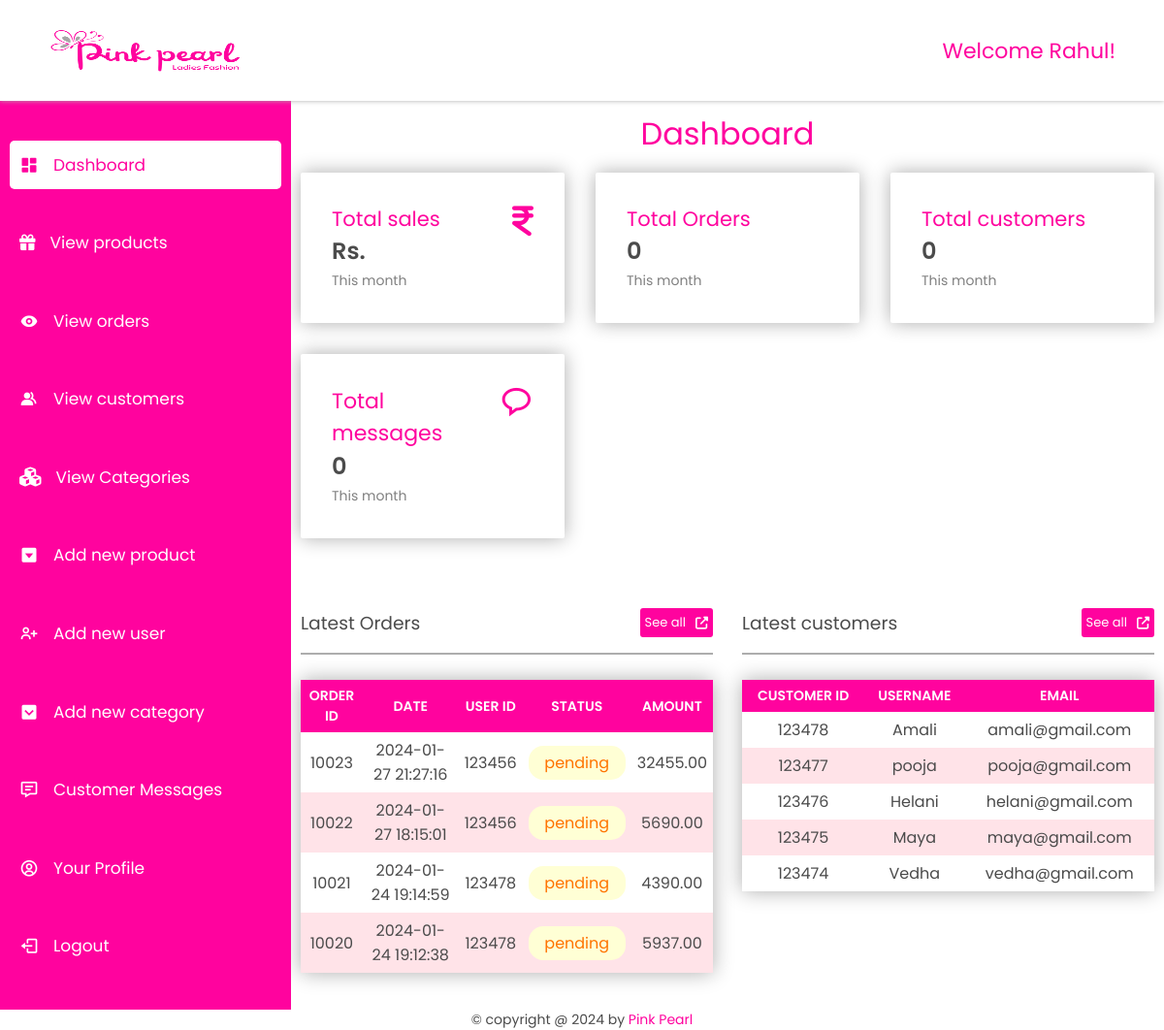
The app's page /admin/dashboard.php (signed in) with its own data.
### tables this page shows
CREATE TABLE `placed_order` (
  `order_id` int(11) NOT NULL,
  `user_id` int(11) NOT NULL,
  `date` datetime NOT NULL DEFAULT current_timestamp(),
  `total_amount` float(10,2) NOT NULL,
  `payment_method` varchar(150) NOT NULL,
  `points_earned` int(11) NOT NULL,
  `points_redeemed` int(11) NOT NULL,
  `status` varchar(50) NOT NULL DEFAULT 'pending'
);

CREATE TABLE `users` (
  `user_id` int(11) NOT NULL,
  `username` varchar(50) NOT NULL,
  `first_name` varchar(100) NOT NULL,
  `last_name` varchar(100) NOT NULL,
  `phone` varchar(15) NOT NULL,
  `address_line1` text NOT NULL,
  `address_line2` text NOT NULL,
  `email` varchar(100) NOT NULL,
  `password` char(255) NOT NULL,
  `reg_date` date NOT NULL DEFAULT current_timestamp(),
  `user_type` varchar(50) NOT NULL,
  `current_point_balance` int(11) NOT NULL
);

### admin/dashboard.php (the view, shortened to what this page needs)
<?php
    include('../database/dbconnection.php');
?>
<!DOCTYPE html>
<html lang="en">
<head>
    <title>Dashboard - pink pearl</title><link rel="stylesheet" href="../index.css">
    <link rel="stylesheet" href="style.css">
    <link rel="stylesheet" href="https://maxst.icons8.com/vue-static/landings/line-awesome/line-awesome/1.3.0/css/line-awesome.min.css">
    <link  rel="stylesheet"href="https://unpkg.com/boxicons@2.1.4/css/boxicons.min.css">
</head>
<body>
    <header>
        <div style="display: flex;align-items: center;gap: 10px;"><i class="fa fa-bars toggle-menu" aria-hidden="true" onclick="handleNav()" style="font-size: 20px;"></i><img src="../uploadedImages/logo.png" alt=""></div>
        <h1>Welcome <?php echo $_SESSION['admin_name'] ?>!</h1>
    </header>
    <main>
        <div class="side-bar">
            <ul>
                <li class="active">
                    <a href="dashboard.php" class="active"><i class='bx bxs-dashboard'></i>
                    <span>Dashboard</span></a>
                </li>
                <li>
                    <a href="products.php"><i class="fa fa-gift" aria-hidden="true" style="font-size: 16.5px;"></i>
                    <span>View products</span></a>
                </li>
                <li>
                    <a href="orders.php"><i class='bx bxs-show'></i>
                    <span>View orders</span></a>
                </li>
                <li>
                    <a href="customers.php"><i class='bx bxs-group'></i>
                    <span>View customers</span></a>
                </li>
                <li>
                    <a href="categories.php"><i class="fa fa-cubes" aria-hidden="true"></i>
                    <span>View Categories</span></a>
                </li>
                <li>
                    <a href="addnewproduct.php"><i class='bx bxs-caret-down-square' ></i>
                    <span>Add new product</span></a>
                </li>
                <li>
                    <a href="addnewuser.php"><i class='bx bx-user-plus'></i>
                    <span>Add new user</span></a>
                </li>
                <li>
                    <a href="addNewCategory.php"><i class='bx bxs-chevron-down-square'></i>
                    <span>Add new category</span></a>
                </li>
                <li>
                    <a href="messages.php"><i class='bx bx-message-detail'></i>
                    <span>Customer Messages</span></a>
                </li>
                <li>
                    <a href="profile.php"><i class='bx bx-user-circle'></i>
                    <span>Your Profile</span></a>
                </li>
                <li>
                    <a href="../account/logout.php"><i class='bx bx-log-out'></i>
                    <span>Logout</span></a>
                </li>
            </ul>
        </div>
        <div class="container dashboard">
            <h1>Dashboard</h1>
            <div class="cards">
                <div class="card-single">
                    <div>
                        <span style="color: #FF039E; font-size:21px">Total sales</span><br>
                        <?php
                        $query = "select sum(total_amount) from placed_order where MONTH(date) = " . date('n');
                        $result = mysqli_query($connection, $query);
                        $sum = mysqli_fetch_assoc($result)['sum(total_amount)'];
                        echo "<h2 style='font-weight:600;'>Rs. " . $sum . '</h2>'
                        ?>
                        <span style="color: grey; font-size:14px">This month</span>
                    </div>
                    <div>
                        <i class="fa fa-inr" aria-hidden="true"></i>
                    </div>
                </div>
                <div class="card-single">
                    <div>
                        <span style="color: #FF039E;font-size:21px">Total Orders</span><br>
                        <?php
                        $query = "select * from placed_order where MONTH(date) = " . date('n');
                        $result = mysqli_query($connection, $query);
                        $row = mysqli_num_rows($result);
                        echo "<h2 style='font-weight:600;'>" . $row . '</h2>'
                        ?>
                        <span style="color: grey; font-size:14px">This month</span>
                    </div>
                </div>
                <div class="card-single">
                    <div>
                        <span style="color: #FF039E;font-size:21px">Total customers</span><br>
                        <?php
                        $query = "select * from users where user_type='customer' and MONTH(reg_date) = " . date('n');
                        $result = mysqli_query($connection, $query);
                        $row = mysqli_num_rows($result);
                        echo "<h2 style='font-weight:600;'>" . $row . '</h2>';
                        ?>
                        <span style="color: grey; font-size:14px">This month</span>
                    </div>
                </div>
                <div class="card-single">
                    <div>
                        <span style="color: #FF039E; font-size:22px">Total messages</span>
                        <?php
                            $query = "select * from messages where MONTH(date) = " . date('n');
                            $result = mysqli_query($connection, $query);
                            $row = mysqli_num_rows($result);
                            echo "<h2 style='font-weight:600;'>" . $row . '</h2>';
                        ?>
                      <span style="color: grey; font-size:14px">This month</span>
                    </div>
                    <div>
                        <i class='bx bx-message-rounded'></i>
                    </div>
                </div>
            </div>
            <div class="recent-grid">
                <div class="recent orders">
                    <div class="card">
                        <div class="card-header">
                            <h3>Latest Orders</h3>
                            <a href='orders.php'><button>See all<i class='fa fa-external-link' aria-hidden='true'></i></button></a>
                        </div>
                        <div class="card-body">
                            <div class="order-list">
                                <table>
                                    <thead><th>Order ID</th><th>Date</th><th>User ID</th><th>Status</th><th>Amount</th></thead>
                                    <?php
                                        $ordersSelectQuery = "select * from placed_order order by date desc limit 4";
                                        $ordersResult = mysqli_query($connection, $ordersSelectQuery);
                                        while ($order = mysqli_fetch_assoc($ordersResult)) {
                                            echo "<tr>";
                                            echo "<td>" . $order['order_id'] . "</td>";
                                            echo "<td>" . $order['date']  . "</td>";
                                            echo "<td>" . $order['user_id']  . "</td>";
                                            if ($order['status'] == 'pending')
                                                echo "<td><span class='pending'>pending</span></td>";
                                            echo "<td>" . $order['total_amount']  . "</td>";
                                            echo "</tr>";
                                        }
                                    ?>
                                </table>
                            </div>
                        </div>
                    </div>
                </div>
                <div class="recent customers">
                    <div class="card">
                        <div class="card-header">
                            <h3>Latest customers</h3>
                            <a href='customers.php'><button>See all<i class='fa fa-external-link' aria-hidden='true'></i></button></a>
                        </div>
                        <div class="card-body">
                                    <div class="order-list">
                                        <table>
                                            <thead><th>Customer ID</th><th>Username</th><th>Email</th></thead>
                                            <?php
                                                $customerSelectQuery = "select * from users order by reg_date desc, user_id desc limit 5";
                                                $customersResult = mysqli_query($connection, $customerSelectQuery);
                                                while ($customer = mysqli_fetch_assoc($customersResult)) {
                                                    echo "<tr>";
                                                    echo "<td>" . $customer['user_id'] . "</td>";
                                                    echo "<td>" . $customer['username'] . "</td>";
                                                    echo "<td>" . $customer['email'] . "</td>";
                                                    echo "</tr>";
                                                }
                                            ?>
                                        </table>
                                    </div>
                         </div>
                    </div>
                </div>
            </div>
        </div>
    </main>
    <footer>
        &copy; copyright  @ <?php echo date('Y'); ?> by <span style="color: var(--pink);">Pink Pearl</span>
    </footer>
</body>
</html>

### index.css (style rules this page uses)
* { margin: 0;padding: 0; box-sizing: border-box; font-family: 'Poppins', sans-serif; font-weight: 400; text-decoration: none; list-style-type: none; color: var(--black); outline: none; }
:root { --white: white; --black: rgb(75, 75, 75); --grey: rgb(173, 173, 173); --lightpink: rgb(255, 227, 232); --pink: #FF039E; }
button, .button { padding: 10px 25px; background-color: var(--pink); font-size: 20px; border: none; color: var(--white); cursor: pointer; transition: 0.3s; border-radius: 3px; display: flex; align-items: center; justify-content: center; gap: 10px; }
button i { color: var(--white); }

### admin/style.css (style rules this page uses)
button { font-size: 13px; padding: 5px; }
header { width: 100%; position: fixed; display: flex; align-items: center; justify-content: space-between; height: 10vh; padding: 10px 50px; box-shadow: 0 0 5px var(--grey); background-color: var(--white); z-index: 1000; }
header img { width: 200px; height: 47px; }
header h1 { font-size: 22px;color: var(--pink); }
main { min-height: 100vh; width: 100%; }
main .side-bar { height: 90vh; width: 300px; background-color: var(--pink); position: fixed; top: 10vh; left: 0; padding: 10px; }
main .side-bar ul { width: 100%; height: 100%; display: flex; flex-direction: column; justify-content: space-evenly; }
main .side-bar ul li a { display: inline-block; padding: 12px 10px; width: 100%; font-size: 17px; display: flex; align-items: center; gap: 15px; color: var(--white); transition: 0.3s; border-radius: 5px; }
main .side-bar ul li a span { color: var(--white); }
main .side-bar ul li a i { font-size: 20px; color: var(--white); }
main .side-bar ul li a:hover, main .side-bar ul li a.active { background-color: var(--white); }
main .side-bar ul li a:hover span, main .side-bar ul li a:hover i, main .side-bar ul li a.active span , main .side-bar ul li a.active i { color: var(--pink); }
main .container { background-color: var(--white); max-height: 90vh; overflow-y: scroll; width: calc(100% - 300px); position: relative; left: 300px; top: 10vh; padding: 10px 10px 25px; }
main .container > h1, main .container > h1 span { color: var(--pink); margin-bottom: 5px; text-align: center; }
.dashboard .cards { display:grid; grid-template-columns:repeat(auto-fit, minmax(270px, 1fr)); grid-gap:2rem; margin-top:1rem; }
.dashboard .card-single { display:flex; justify-content:space-between; background:var(--white); box-shadow: 0 0 20px var(--grey); padding:2rem; border-radius:2px; transition: 0.3s; }
.dashboard .card-single div i { font-size:2.2rem; color:var(--pink); }
.dashboard .recent-grid { margin-top:3.5rem; display:flex; flex-wrap: wrap;gap: 30px; }
.dashboard .recent { background:#fff; border-radius: 5px; flex: 1 1 400px; }
.dashboard .card-header, .dashboard .card-body { padding:1rem 0; }
.dashboard .card-header { display:flex; justify-content: space-between; align-items: center; border-bottom:2px solid var(--grey); }
.products-container .product-list, .dashboard .order-list { width: 100%; }
.product-list table, .order-list table { width: 100%; margin-top: 10px; border-collapse: collapse; cursor:pointer; box-shadow: 0 0 20px var(--grey); }
.products-container table td, .products-container table th, .order-list table th, .order-list table td { text-align: center; padding: 6px; }
.products-container .product-list table th, .order-list table th { background-color: var(--pink); color: white; font-weight: 600; text-transform: uppercase; font-size: 14px; }
.products-container table tr:nth-of-type(even), .order-list table tr:nth-of-type(even) { background-color: var(--lightpink); }
.product-list table td span, .order-list table td span { display: inline-block; padding: 5px; width: 100px; border-radius: 15px; }
.product-list table .pending, .order-list table td span.pending { background-color: rgb(255, 255, 213); color: rgb(255, 115, 0); }
footer { text-align: center; font-size: 14px; }

### records on screen
placed_order: order_id "10023", date "2024-01-27 21:27:16", user "123456", status "pending", total_amount "32455.00"
placed_order: order_id "10022", date "2024-01-27 18:15:01", user "123456", status "pending", total_amount "5690.00"
placed_order: order_id "10021", date "2024-01-24 19:14:59", user "123478", status "pending", total_amount "4390.00"
placed_order: order_id "10020", date "2024-01-24 19:12:38", user "123478", status "pending", total_amount "5937.00"
users: user_id "123478", username "Amali", email "amali@gmail.com"
users: user_id "123477", username "pooja", email "pooja@gmail.com"
users: user_id "123476", username "Helani", email "helani@gmail.com"
users: user_id "123475", username "Maya", email "maya@gmail.com"
users: user_id "123474", username "Vedha", email "vedha@gmail.com"

### other values on screen
$_SESSION['admin_name'] "Rahul"
$row "0"
